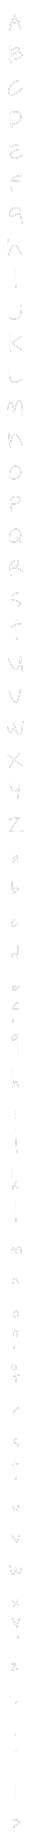

The script that saved this image:
from PIL import Image, ImageDraw, ImageFont
import json

# List of characters
chars = list('ABCDEFGHIJKLMNOPQRSTUVWXYZabcdefghijklmnopqrstuvwxyz,."!?')

# Font settings
font_path = 'Luna.ttf'  # Update this path to where your Luna font file is located
font_size = 20
font = ImageFont.truetype(font_path, font_size)

# Initialize variables
char_metrics = {}
grid_width = 32
grid_height = 32

# Store individual character images and total image height
char_images = []
total_image_height = 0

# Draw each character
for char in chars:
    # Measure text bounding box
    bbox = font.getbbox(char)
    text_width = bbox[2] - bbox[0]
    text_height = bbox[3] - bbox[1]
    char_width = text_width

    # Calculate vertical offset (the amount the character extends below the grid slot)
    # If the character extends below the bottom of the grid slot, vertical_offset will be positive
    vertical_extension = max(0, bbox[3] - grid_height)

    # Store character metrics
    char_metrics[char] = {
        'width': char_width,
        'v_offset': vertical_extension
    }

    # Create an image tall enough to include the full character, including any descender
    char_image_height = grid_height + vertical_extension
    char_image = Image.new('RGBA', (grid_width, char_image_height), (0, 0, 0, 0))
    draw = ImageDraw.Draw(char_image)

    # Position the character flat with the bottom of the 32x32 grid slot
    x = (grid_width - text_width) // 2 - bbox[0]
    y = grid_height - text_height - bbox[1]

    # Draw the character
    draw.text((x, y), char, font=font, fill=(255, 255, 255, 255))

    # Add the character image to the list
    char_images.append(char_image)

    # Update the total image height
    total_image_height += char_image_height

# Create the sprite sheet with the total height
sprite_sheet = Image.new('RGBA', (grid_width, total_image_height), (0, 0, 0, 0))

# Paste each character image into the sprite sheet
current_height = 0
for char_image in char_images:
    sprite_sheet.paste(char_image, (0, current_height), char_image)
    current_height += char_image.height

# Save the sprite sheet
sprite_sheet.save('font.png')

# Save the character metrics
with open('font.json', 'w') as f:
    json.dump(char_metrics, f, indent=4)
